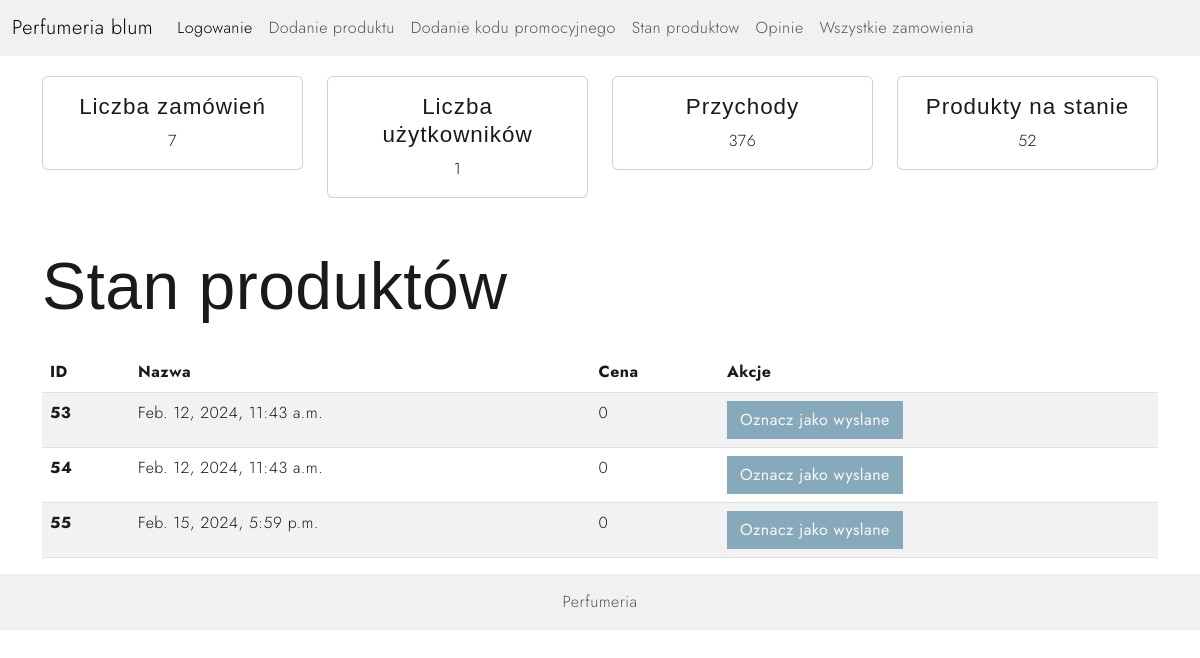
Before: /adminpanel/ with the older database file.
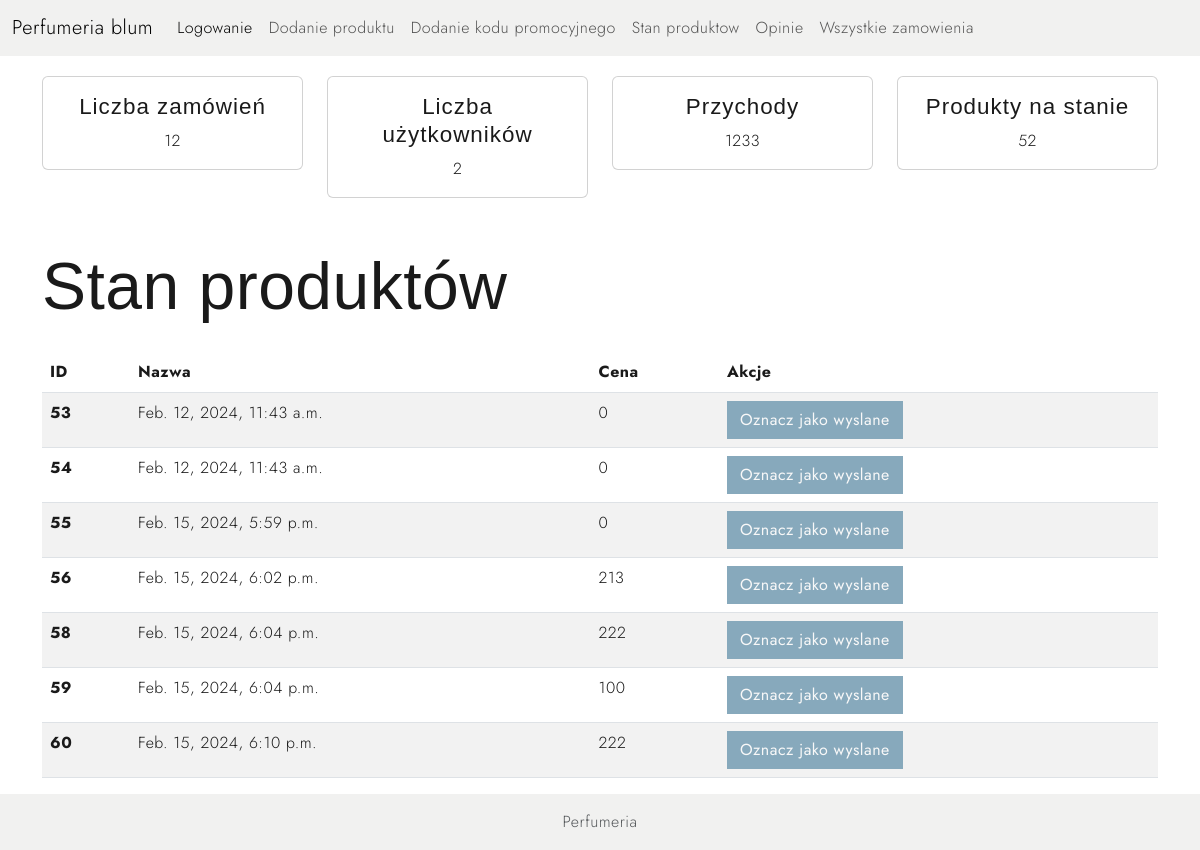
After: the same page with the newer database file.
### product/models.py (models this page shows, shortened)
class Card(models.Model):
    user = models.ForeignKey(to=User, on_delete=models.CASCADE, default="", blank=True)
    product = models.ManyToManyField(to=Product, default="", blank=True)
    quantity = models.IntegerField(default=1, blank=True)
    price = models.IntegerField(default=0)
    street = models.CharField(max_length=100, default="", blank=True)
    city = models.CharField(max_length=100, default="", blank=True)
    postal_code = models.CharField(max_length=6, default="", blank=True)
    phone_number = models.CharField(max_length=9, default="", blank=True)
    email = models.EmailField(default="", blank=True)
    first_name = models.CharField(max_length=50, default="", blank=True)
    last_name = models.CharField(max_length=50, default="", blank=True)
    promo_code = models.CharField(max_length=10, default="", blank=True)
    is_order = models.BooleanField(default=False, blank=True)
    date = models.DateTimeField(default=django.utils.timezone.now, blank=True)
    is_shipped = models.BooleanField(default=False)
    is_delivered = models.BooleanField(default=False)

### adminpanel/views.py (the view, shortened to what this page needs)
# urls.py: path('',AdminPanelView.as_view(), name='adminpanel'),
class AdminPanelView(View):
    def get(self, request):
        orders_count = Card.objects.count()
        users_count = User.objects.count()
        total_revenue = sum(order.price for order in Card.objects.all())
        products_in_stock = sum(product.amount for product in Product.objects.all())
        product_form = AddProductForm()
        promo_code_form = AddpromoCodeForm()
        not_shipped_orders = Card.objects.filter(is_shipped=False,is_order=True)
        context = {
            'orders_count': orders_count,
            'users_count': users_count,
            'revenue': total_revenue,
            'products_in_stock': products_in_stock,
            'product_form': product_form,
            'promo_code_form': promo_code_form,
            'not_shipped_orders': not_shipped_orders,
        }
        return render(request, 'adminpanel/main.html', context=context)

### templates/adminpanel/main.html
{% extends 'base_admin.html' %}
{% block content %}
    <div class="container" style="margin-top: 20px;">
        <div class="row">
            <div class="col-md-3">
                <div class="card text-center mb-4">
                    <div class="card-body">
                        <h5 class="card-title">Liczba zamówień</h5>
                        <p class="card-text">{{ orders_count }}</p>
                    </div>
                </div>
            </div>
            <div class="col-md-3">
                <div class="card text-center mb-4">
                    <div class="card-body">
                        <h5 class="card-title">Liczba użytkowników</h5>
                        <p class="card-text">{{ users_count }}</p>
                    </div>
                </div>
            </div>
            <div class="col-md-3">
                <div class="card text-center mb-4">
                    <div class="card-body">
                        <h5 class="card-title">Przychody</h5>
                        <p class="card-text">{{ revenue }}</p>
                    </div>
                </div>
            </div>
            <div class="col-md-3">
                <div class="card text-center mb-4">
                    <div class="card-body">
                        <h5 class="card-title">Produkty na stanie</h5>
                        <p class="card-text">{{ products_in_stock }}</p>
                    </div>
                </div>
            </div>
        </div>
    </div>
     <div class="container">
         <h1 class="mt-4">Stan produktów</h1>
            <div class="row">
                <div class="col-md-12">
                    <table class="table table-striped">
                        <thead>
                            <tr>
                                <th scope="col">ID</th>
                                <th scope="col">Nazwa</th>
                                <th scope="col">Cena</th>
                                <th scope="col">Akcje</th>
                            </tr>
                        </thead>
                        <tbody>
                            {% for product in not_shipped_orders %}
                                <tr>
                                    <th scope="row">{{ product.id }}</th>
                                    <td>{{ product.date }}</td>
                                    <td>{{ product.price }}</td>
                                    <td>
                                        <a href="{% url 'mark_order_as_shipped' product.id %}" class="btn btn-primary">Oznacz jako wyslane</a>
                                    </td>
                                </tr>
                            {% endfor %}
                        </tbody>
                    </table>
                </div>
    </div>
     </div>
{% endblock %}

### templates/base_admin.html (shortened to what this page needs)
{% load static %}
<!DOCTYPE html>
<html lang="pl">
<head>
    <link href="https://cdn.jsdelivr.net/npm/bootstrap@5.3.0-alpha3/dist/css/bootstrap.min.css" rel="stylesheet">
    <link rel="stylesheet" type="text/css" href="{% static 'css/vendor.css' %}">
    <link rel="stylesheet" type="text/css" href="{% static 'style.css' %}">
</head>
<body>
<nav class="navbar navbar-expand-lg navbar-light bg-light">
  <div class="container-fluid">
    <a class="navbar-brand" href="{% url 'main_page' %}">Perfumeria blum</a>
    <div class="collapse navbar-collapse" id="navbarNav">
      <ul class="navbar-nav">
          {% if not user.is_authenticated %}
        <li class="nav-item">
          <a class="nav-link active" aria-current="page" href="{% url 'adminlogin' %}">Logowanie</a>
        </li>
          {% endif %}
           <li class="nav-item">
          <a class="nav-link" href="{% url 'addproduct' %}">Dodanie produktu</a>
        </li>
           <li class="nav-item">
          <a class="nav-link" href="{% url 'addpromocode' %}">Dodanie kodu promocyjnego</a>
        </li>
            <li class="nav-item">
          <a class="nav-link" href="{% url 'stock' %}">Stan produktow</a>
        </li>
            <li class="nav-item">
          <a class="nav-link" href="{% url 'opinions' %}">Opinie</a>
        </li>
        <li class="nav-item">
          <a class="nav-link" href="{% url 'orders' %}">Wszystkie zamowienia</a>
        </li>
      </ul>
    </div>
  </div>
</nav>
    {% block content %}
    {% endblock %}
<footer class="footer py-3 bg-light">
    <div class="container text-center">
        <span class="text-muted">Perfumeria</span>
    </div>
</footer>
</body>
</html>

### templates/style.css (style rules this page uses)
body { --heading-font: "Playfair Display", Georgia, sans-serif; --heading-font-weight: 400; --heading-color: #E93E4B; --heading-line-height: 1.24; --swiper-theme-color: #A58C81; --swiper-pagination-color: #A58C81; --bs-body-font-family: "Jost", Arial, sans-serif; --bs-body-font-size: 16px; --bs-body-font-weight: 300; --bs-body-line-height: 1.5; --bs-body-color: #1A1A1A; --bs-body-color-rgb: 1.6, 1.6, 1.6; --bs-body-bg-rgb: 246, 244, 239; --bs-body-bg: #fff; --bs-primary: #87A9BC; --bs-secondary: #F6F4EF; --bs-black: #000; --bs-white: #fff; --bs-light: #f8f8f8; --bs-dark: #1A1A1A; --bs-gray: #989898; --bs-gray-100: #F2F2F2; --bs-gray-200: #EFEFEF; --bs-gray-300: #DCDAD4; --bs-gray-800: #3D3A38; --bs-primary-rgb: 135, 169, 188; --bs-secondary-rgb: 246, 244, 239; --bs-black-rgb: 17, 17, 17; --bs-light-rgb: 241, 241, 240; --bs-dark-rgb: 23, 29, 32; --bs-link-color: #87A9BC; --bs-link-color-rgb: 23, 29, 32; --bs-link-decoration: underline; --bs-link-hover-color: #87A9BC; --bs-link-hover-color-rgb: 135, 169, 188; --bs-accordion-active-color: #87A9BC; --bs-primary-text-emphasis: #87A9BC; }
body { letter-spacing: 0.03rem; }
h1, .h1, h2, .h2, h3, .h3, h4, .h4, h5, .h5, h6, .h6 { font-family: var(--heading-font); font-weight: var(--heading-font-weight); line-height: var(--heading-line-height); }
h1, h2, h3 { margin: 25px 0; }
h5, h6 { letter-spacing: 1px; }
h1, .h1 { font-size: 4.125rem; }
h5, .h5 { font-size: 1.4rem; }
a { text-decoration: none; }
.container-fluid { max-width: 1800px; }
.btn { --bs-btn-border-radius: 0; }
.btn-primary { --bs-btn-color: var(--bs-light); --bs-btn-bg: var(--bs-primary); --bs-btn-border-color: var(--bs-primary); --bs-btn-hover-color: var(--bs-light); --bs-btn-hover-bg: var(--bs-dark); --bs-btn-hover-border-color: var(--bs-dark); --bs-btn-focus-shadow-rgb: 49, 132, 253; --bs-btn-active-color: var(--bs-light); --bs-btn-active-bg: var(--bs-dark); --bs-btn-active-border-color: var(--bs-dark); --bs-btn-active-shadow: inset 0 3px 5px rgba(0, 0, 0, 0.125); --bs-btn-disabled-color: var(--bs-light); --bs-btn-disabled-bg: var(--bs-primary); --bs-btn-disabled-border-color: var(--bs-primary); }

### templates/base_admin.html (style rules this page uses)
.footer { width: 100%; flex-shrink: 0; }

Changed rows visible on the page:
added Card: id "56", date "Feb. 15, 2024, 6:02 p.m.", price "213"
added Card: id "58", date "Feb. 15, 2024, 6:04 p.m.", price "222"
added Card: id "59", date "Feb. 15, 2024, 6:04 p.m.", price "100"
added Card: id "60", date "Feb. 15, 2024, 6:10 p.m.", price "222"
Other visible differences:
{{ orders_count }}: "7" → "12"
{{ users_count }}: "1" → "2"
{{ revenue }}: "376" → "1233"
